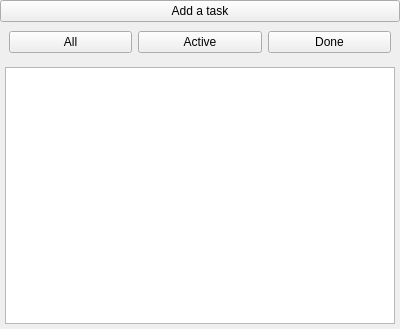
<?xml version="1.0" encoding="UTF-8"?>
<ui version="4.0">
 <class>TastsWidget</class>
 <widget class="QWidget" name="TastsWidget">
  <property name="geometry">
   <rect>
    <x>0</x>
    <y>0</y>
    <width>400</width>
    <height>329</height>
   </rect>
  </property>
  <property name="windowTitle">
   <string>Form</string>
  </property>
  <property name="locale">
   <locale language="English" country="UnitedStates"/>
  </property>
  <layout class="QVBoxLayout" name="verticalLayout_2">
   <property name="spacing">
    <number>0</number>
   </property>
   <property name="leftMargin">
    <number>0</number>
   </property>
   <property name="topMargin">
    <number>0</number>
   </property>
   <property name="rightMargin">
    <number>0</number>
   </property>
   <property name="bottomMargin">
    <number>0</number>
   </property>
   <item>
    <widget class="QPushButton" name="add_btn">
     <property name="text">
      <string>Add a task</string>
     </property>
    </widget>
   </item>
   <item>
    <widget class="QWidget" name="horizontalWidget" native="true">
     <layout class="QHBoxLayout" name="ButtonLayout">
      <item>
       <widget class="QPushButton" name="all_btn">
        <property name="text">
         <string>All</string>
        </property>
        <property name="checkable">
         <bool>true</bool>
        </property>
        <property name="checked">
         <bool>false</bool>
        </property>
        <property name="autoExclusive">
         <bool>true</bool>
        </property>
       </widget>
      </item>
      <item>
       <widget class="QPushButton" name="active_btn">
        <property name="text">
         <string>Active</string>
        </property>
        <property name="checkable">
         <bool>true</bool>
        </property>
        <property name="autoRepeat">
         <bool>false</bool>
        </property>
        <property name="autoExclusive">
         <bool>true</bool>
        </property>
       </widget>
      </item>
      <item>
       <widget class="QPushButton" name="done_btn">
        <property name="text">
         <string>Done</string>
        </property>
        <property name="checkable">
         <bool>true</bool>
        </property>
        <property name="checked">
         <bool>false</bool>
        </property>
        <property name="autoRepeat">
         <bool>false</bool>
        </property>
        <property name="autoExclusive">
         <bool>true</bool>
        </property>
       </widget>
      </item>
     </layout>
    </widget>
   </item>
   <item>
    <widget class="QTreeView" name="tree_view">
     <property name="focusPolicy">
      <enum>Qt::WheelFocus</enum>
     </property>
     <property name="styleSheet">
      <string notr="true">#tree_view {
margin: 5px;
}</string>
     </property>
     <property name="horizontalScrollBarPolicy">
      <enum>Qt::ScrollBarAlwaysOff</enum>
     </property>
     <property name="autoScroll">
      <bool>false</bool>
     </property>
     <property name="autoScrollMargin">
      <number>16</number>
     </property>
     <property name="selectionBehavior">
      <enum>QAbstractItemView::SelectItems</enum>
     </property>
     <property name="horizontalScrollMode">
      <enum>QAbstractItemView::ScrollPerItem</enum>
     </property>
     <property name="indentation">
      <number>5</number>
     </property>
     <property name="rootIsDecorated">
      <bool>false</bool>
     </property>
     <property name="headerHidden">
      <bool>true</bool>
     </property>
     <property name="expandsOnDoubleClick">
      <bool>false</bool>
     </property>
     <attribute name="headerVisible">
      <bool>false</bool>
     </attribute>
     <attribute name="headerMinimumSectionSize">
      <number>50</number>
     </attribute>
    </widget>
   </item>
  </layout>
 </widget>
 <resources/>
 <connections/>
</ui>
